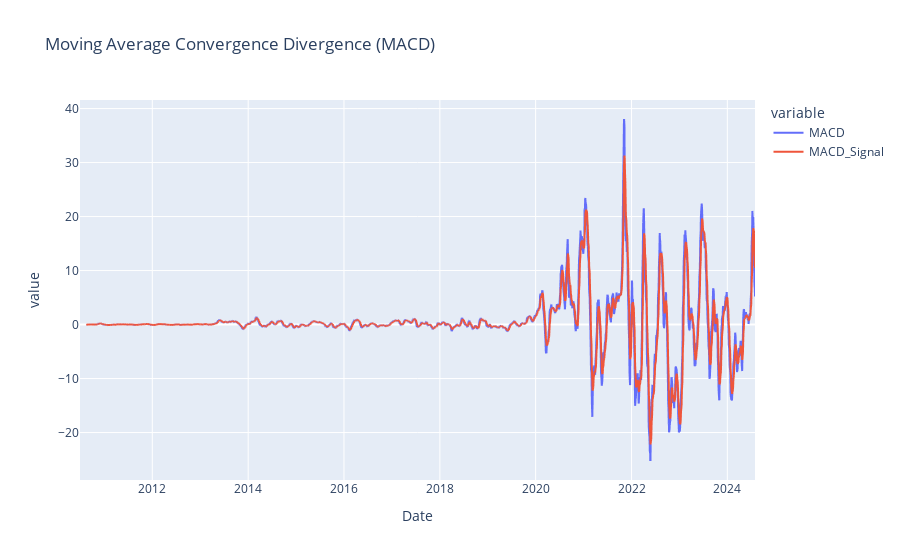

Source (notebook cell):
### Code cell
fa.plot_macd()

### Figure 1 — Plotly figure (JSON) as saved in the notebook; plotly's stock layout.template omitted (floating-point values rounded to 4 significant figures; data arrays with more than 128 entries replaced by an {"elided": "..."} marker saying what was removed)
{"data": [{"hovertemplate": "variable=MACD<br>Date=%{x}<br>value=%{y}<extra></extra>", "legendgroup": "MACD", "line": {"color": "#636efa", "dash": "solid"}, "marker": {"symbol": "circle"}, "mode": "lines", "name": "MACD", "showlegend": true, "type": "scattergl", "x": {"elided": "3545 str values"}, "xaxis": "x", "y": {"elided": "3545 float values"}, "yaxis": "y"}, {"hovertemplate": "variable=MACD_Signal<br>Date=%{x}<br>value=%{y}<extra></extra>", "legendgroup": "MACD_Signal", "line": {"color": "#EF553B", "dash": "solid"}, "marker": {"symbol": "circle"}, "mode": "lines", "name": "MACD_Signal", "showlegend": true, "type": "scattergl", "x": {"elided": "3545 str values"}, "xaxis": "x", "y": {"elided": "3545 float values"}, "yaxis": "y"}], "layout": {"legend": {"title": {"text": "variable"}, "tracegroupgap": 0}, "title": {"text": "Moving Average Convergence Divergence (MACD)"}, "xaxis": {"anchor": "y", "domain": [0, 1], "title": {"text": "Date"}}, "yaxis": {"anchor": "x", "domain": [0, 1], "title": {"text": "value"}}}}
